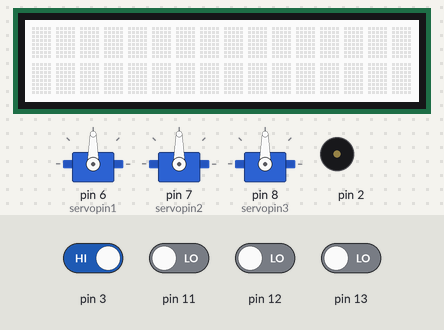
The sketch below on a simulated Arduino Uno, built with avr-gcc and run on an emulated ATmega328P. On the bench: 16×2 character LCD, 3 × servo, buzzer (waves = sounding). Inputs (shaded band) come from the test bench; at power-on: pin 3 HIGH, pin 11–13 LOW.

Above: at 1.2 s.
1.3 s: pin 11 driven HIGH
At 2.3 s:
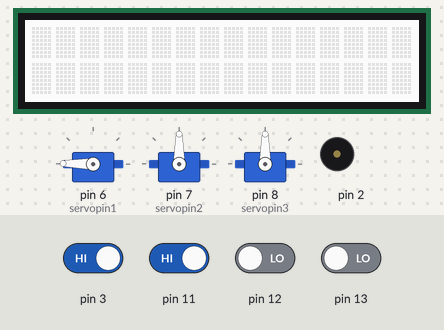
2.8 s: pin 12 driven HIGH
At 3.8 s:
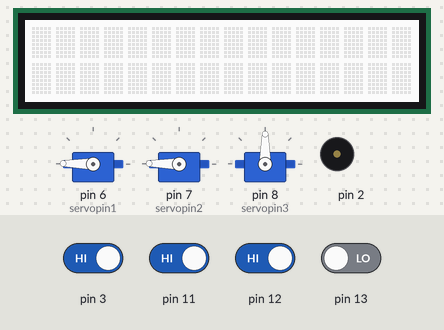
4.3 s: pin 13 driven HIGH
At 5.4 s:
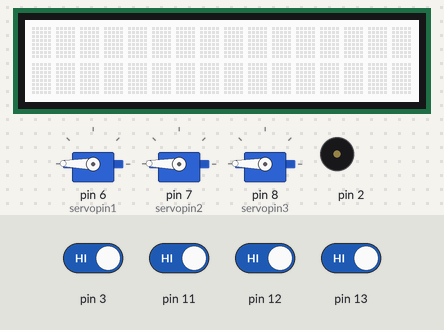
8.8 s: pin 3 driven LOW
11.8 s: pin 3 driven HIGH and pin 11 driven LOW
At 27.8 s:
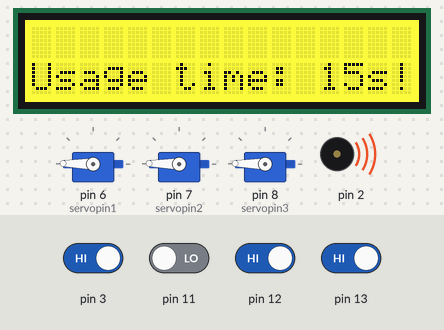
Timing chart, 0 to 31.3 s (numbered marks = the images above; inputs shaded):
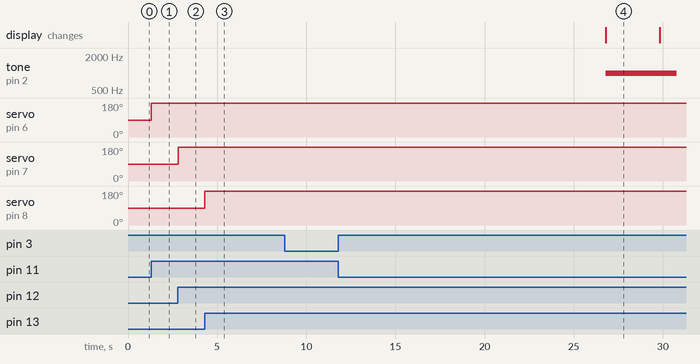

The sketch:

makeathon18.ino
```cpp
#include <Wire.h>
#include "rgb_lcd.h"
rgb_lcd lcd;

#include <Servo.h>

#include <Arduino.h>
#include <stdio.h>
#include <string.h>
#include <inttypes.h>


unsigned long StartTime = millis();

int servopin1=6;
int servopin2=7;
int servopin3=8;
Servo myservo1;
Servo myservo2;
Servo myservo3;
int servo1_on=0;
int servo2_on=0;
int servo3_on=0;


int button1;
int button2;
int button3;


// the setup function runs once when you press reset or power the board
void setup() {
    lcd.begin(16, 2);
    lcd.setRGB(255, 255, 255);
    Serial.begin(9600);


    // initialize digital pin LED_BUILTIN as an output.
    //pinMode(3, INPUT);


    //buzzer
    pinMode(2, OUTPUT);

    myservo1.attach(servopin1);
    myservo2.attach(servopin2);
    myservo3.attach(servopin3);


}

// the loop function runs over and over again forever
void loop() {

  lcd.noDisplay();
  lcd.display();
  unsigned long CurrentTime = millis();
  unsigned long ElapsedTime = (CurrentTime - StartTime)/1000;
  int touch_sensor = digitalRead(3);

  if (touch_sensor==LOW){
    lcd.clear();
    lcd.noDisplay();
    lcd.display();
    StartTime = CurrentTime;
    ElapsedTime=0;
    lcd.setCursor(0, 1);
  }

 else if (ElapsedTime >= 15 && ElapsedTime <=17 && touch_sensor==HIGH){
    lcd.noDisplay();
    lcd.display();
    lcd.setRGB(255, 255, 0);
    tone(2, 1000,1000);

    lcd.setCursor(0, 1);
    lcd.print("Usage time: 15s!");

 }

 else if (ElapsedTime >= 30 && ElapsedTime <=32 && touch_sensor==HIGH){
    tone(2, 2000,2000);
    lcd.noDisplay();
    lcd.display();
    lcd.setRGB(0, 255, 0);
    delay(25);
    lcd.setCursor(0, 1);
    lcd.print("Usage time: 30s!");
 }

 else if (ElapsedTime >= 60 && ElapsedTime <=63 && touch_sensor==HIGH){
     tone(2, 3000,3000);
     delay(100);
     lcd.setRGB(255, 0, 0);
     lcd.noDisplay();
     delay(25);
     lcd.display();
     lcd.setCursor(0, 1);
     lcd.print("Usage time: 60s!");
     delay(100);
     lcd.setRGB(255, 255, 255);
 }

 else{
    lcd.setRGB(255, 255, 255);
    lcd.noDisplay();
    lcd.display();
    lcd.setCursor(0, 1);
    lcd.print("                 ");

 }

  button1=digitalRead(11);
  button2=digitalRead(12);
  button3=digitalRead(13);

  if (button1){
    servo1_on=1;
  }
  if(button2){
    servo2_on=1;
  }
  if(button3){
    servo3_on=1;
  }
  if(servo1_on==1){
    myservo1.write(179);
    servo1_on=2;
  }
  if(servo2_on==1){
    myservo2.write(179);
        servo2_on=2;
  }
  if(servo3_on==1){
    myservo3.write(179);
    servo3_on=2;
  }
}
```

Measured:
- after the input at 1.3 s, servo on pin 6 (servopin1): 90° → 179° at once
- after the input at 2.8 s, servo on pin 7 (servopin2): 90° → 179° at once
- after the input at 4.3 s, servo on pin 8 (servopin3): 90° → 179° at once
- after the input at 8.8 s, every drawn part: stays the same
- after the input at 11.8 s, tone on pin 2: silent → 1000 Hz after 15.0 s, → silent 4.0 s later; the display: changes after 15.0 s (image 4)
